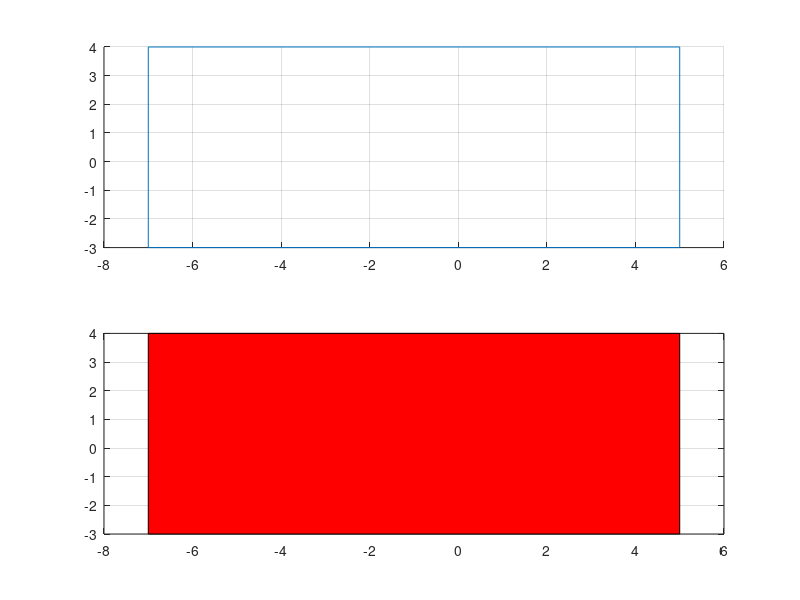

Write MATLAB code to recreate this figure.
Puncte=[5 4;-7 4;-7 -3;5 -3;5 4]
subplot(2,1,1)
line(Puncte(:,1),Puncte(:,2))
grid;
%
subplot(2,1,2)
fill(Puncte(:,1),Puncte(:,2),'r')
grid;